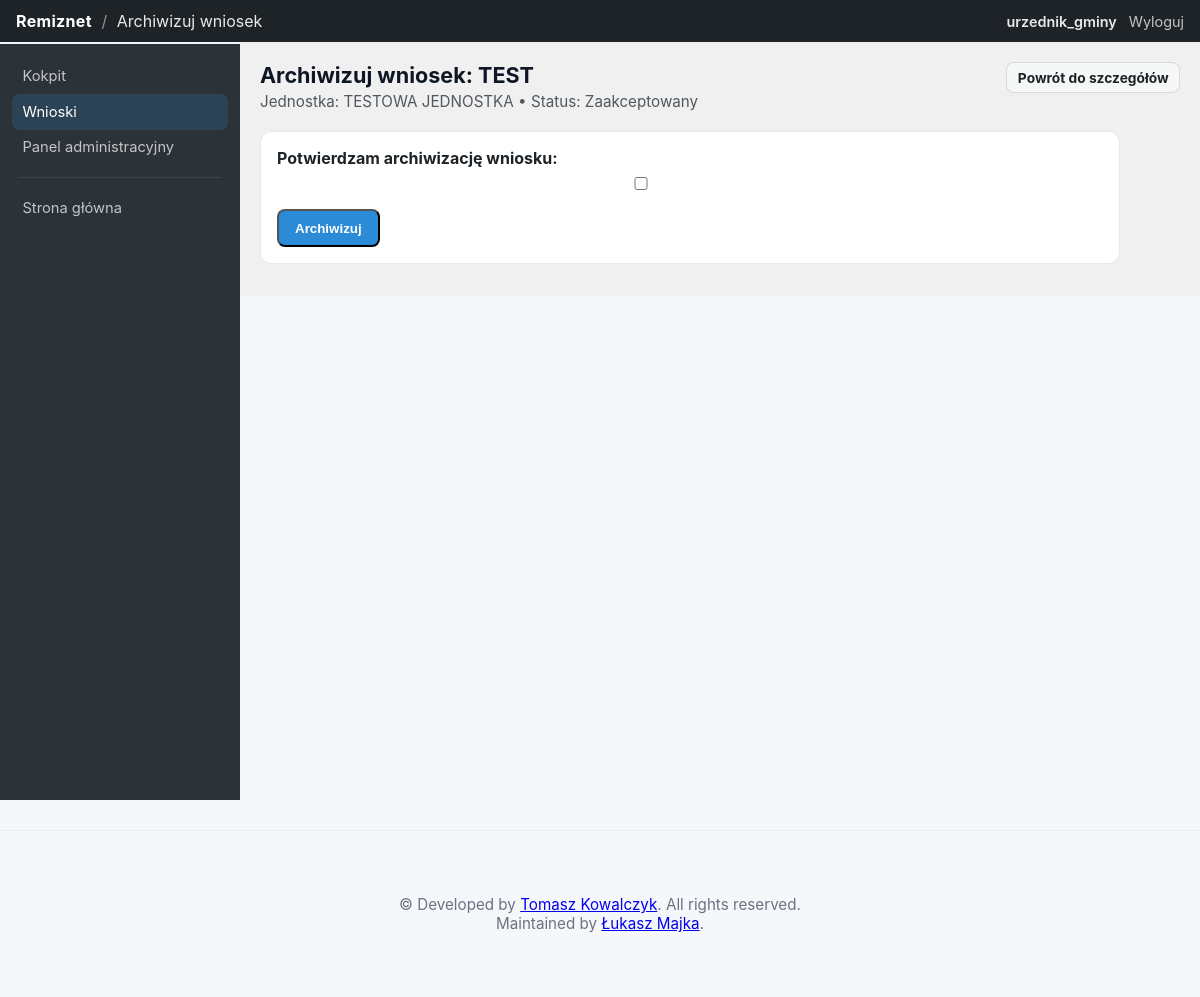
/osp/requests/1/archive/ (signed in), run on the app's committed database.
### osp/models.py (models this page shows, shortened)
class Request(models.Model):
    STATUS_DRAFT = 'DRAFT'
    STATUS_SUBMITTED = 'SUBMITTED'
    STATUS_ACCEPTED = 'ACCEPTED'
    STATUS_REJECTED = 'REJECTED'
    STATUS_ARCHIVED = 'ARCHIVED'
    STATUS_CHOICES = [
        (STATUS_DRAFT, 'Roboczy'),
        (STATUS_SUBMITTED, 'Złożony'),
        (STATUS_ACCEPTED, 'Zaakceptowany'),
        (STATUS_REJECTED, 'Odrzucony'),
        (STATUS_ARCHIVED, 'Zarchiwizowany'),
    ]
    unit = models.ForeignKey(Unit, on_delete=models.CASCADE, related_name='requests')
    created_by = models.ForeignKey(User, on_delete=models.SET_NULL, null=True, blank=True)
    title = models.CharField(max_length=250)
    description = models.TextField()
    status = models.CharField(max_length=20, choices=STATUS_CHOICES, default=STATUS_DRAFT)
    created_at = models.DateTimeField(auto_now_add=True)
    updated_at = models.DateTimeField(auto_now=True)
    signed_by = models.ForeignKey(User, on_delete=models.SET_NULL, null=True, blank=True, related_name='signed_requests')
    signed_at = models.DateTimeField(null=True, blank=True)
    archived_by = models.ForeignKey(User, on_delete=models.SET_NULL, null=True, blank=True, related_name='archived_requests')
    archived_at = models.DateTimeField(null=True, blank=True)
    equipment_resources = models.ManyToManyField('Equipment', blank=True, related_name='requests')
    personnel_resources = models.ManyToManyField('PersonnelResource', blank=True, related_name='requests')

class Unit(models.Model):
    name = models.CharField(max_length=200)
    address = models.CharField(max_length=300, blank=True)
    created_at = models.DateTimeField(auto_now_add=True)
    president = models.ForeignKey(User, on_delete=models.SET_NULL, null=True, blank=True, related_name='presided_units')
    def __str__(self):
        return self.name

### osp/views.py (the view)
# urls.py: path('requests/<int:pk>/archive/', views.request_archive, name='request_archive'),
@login_required
def request_archive(request, pk):
    req = get_object_or_404(Request, pk=pk)
    if not is_official(request.user):
        return HttpResponseForbidden('Tylko urzędnik może archiwizować wniosek')
    if req.status not in [Request.STATUS_ACCEPTED, Request.STATUS_REJECTED]:
        return HttpResponseBadRequest('Archiwizować można tylko wniosek po decyzji')
    if not req.signed_by:
        return HttpResponseBadRequest('Wniosek musi zostać podpisany przed archiwizacją')
    if req.archived_at:
        return redirect('osp:request_detail', pk=pk)
    if request.method == 'POST':
        form = ArchiveRequestForm(request.POST)
        if form.is_valid():
            req.status = Request.STATUS_ARCHIVED
            req.archived_by = request.user
            req.archived_at = timezone.now()
            req.save(update_fields=['status', 'archived_by', 'archived_at', 'updated_at'])
            log_sis_event(
                unit=req.unit,
                actor=request.user,
                event_type=SisAuditLog.EVENT_REQUEST_FLOW,
                message=f'Wniosek {req.pk} został zarchiwizowany.',
                req=req,
            )
            return redirect('osp:request_detail', pk=pk)
    else:
        form = ArchiveRequestForm()
    return render(request, 'osp/request_sign.html', {'form': form, 'request_obj': req, 'archive_mode': True})

### osp/forms.py
class ArchiveRequestForm(forms.Form):
    confirm = forms.BooleanField(label="Potwierdzam archiwizację wniosku", required=True)

### osp/views.py (called while the page is built)
def is_official(user):
    return (
        user.is_authenticated
        and user.groups.filter(name__in=['Urzędnik gminy', 'official']).exists()
    )

### osp/templates/osp/request_sign.html (shortened to what this page needs)
{% extends 'osp/base.html' %}
{% block content %}
  <div class="wp-admin">
    <header class="wp-topbar">
      <div class="wp-topbar-left">
        <div class="wp-brand">Remiznet</div>
        <span class="wp-sep">/</span>
        <span class="wp-area">{% if archive_mode %}Archiwizuj wniosek{% else %}Podpisz wniosek{% endif %}</span>
      </div>
      <div class="wp-topbar-right">
        <span class="wp-user">{{ request.user.username }}</span>
        <a class="wp-topbar-link" href="{% url 'osp:logout' %}">Wyloguj</a>
      </div>
    </header>
    <div class="wp-layout">
      <aside class="wp-sidebar" aria-label="Nawigacja">
        <a class="wp-menu-item" href="{% url 'osp:panel' %}">Kokpit</a>
        <a class="wp-menu-item is-active" href="{% url 'osp:request_list' %}">Wnioski</a>
        <a class="wp-menu-item" href="/admin/">Panel administracyjny</a>
        <div class="wp-menu-sep"></div>
        <a class="wp-menu-item" href="/">Strona główna</a>
      </aside>
      <section class="wp-content">
        <div class="wp-page-head">
          <div>
            <h2 class="wp-title">{% if archive_mode %}Archiwizuj wniosek{% else %}Podpisz wniosek{% endif %}: {{ request_obj.title }}</h2>
            <p class="wp-subtitle">Jednostka: {{ request_obj.unit }} • Status: {{ request_obj.get_status_display }}</p>
          </div>
          <div class="wp-actions">
            <a class="wp-btn" href="{% url 'osp:request_detail' request_obj.pk %}">Powrót do szczegółów</a>
          </div>
        </div>
        <section class="wp-card wp-form-card">
          <form method="post" class="wp-form">
            {{ form.as_p }}
            <div class="wp-form-actions">
              <button class="btn btn-primary" type="submit">{% if archive_mode %}Archiwizuj{% else %}Podpisz{% endif %}</button>
            </div>
          </form>
        </section>
      </section>
    </div>
  </div>
{% endblock %}

### static/osp/css/style.css (style rules this page uses)
:root { --bg:#f6f7fb; --header:#1f3a57; --accent:#2b8bd6; --accent-dark:#246aa8; --muted:#6b7280; --card:#ffffff; }
* { box-sizing:border-box }
body { font-family: Inter, "Segoe UI", Roboto, Arial, sans-serif; background:var(--bg); color:#0f1724; margin:0; -webkit-font-smoothing:antialiased; }
.btn { display:inline-block;padding:0.6rem 1rem;border-radius:8px;text-decoration:none;font-weight:600 }
.btn-primary { background:var(--accent);color:#fff }
form { max-width:720px;margin:0 }
input,textarea,select { width:100%;padding:0.6rem;border-radius:6px;border:1px solid #e6e9ef }
button, .btn { cursor:pointer }
:root { --lp-primary: #0F2338; --lp-primary-light: #00A8AA; --lp-accent: #CC2630; --lp-text: #0F2338; }
.wp-admin { margin: -2rem 0 0; min-height: calc(100vh - 2rem); }
.wp-topbar { position: sticky; top: 0; z-index: 20; background: #1d2327; color: #c3c4c7; padding: .7rem 1rem; display: flex; align-items: center; justify-content: space-between; gap: 1rem; }
.wp-topbar-left { display: inline-flex; align-items: center; gap: .6rem; min-width: 0; }
.wp-brand { color: #fff; font-weight: 700; letter-spacing: .02em; }
.wp-sep { opacity: .7; }
.wp-area { color: #fff; opacity: .9; white-space: nowrap; overflow: hidden; text-overflow: ellipsis; }
.wp-topbar-right { display: inline-flex; align-items: center; gap: .75rem; }
.wp-user { color: #fff; opacity: .9; font-weight: 600; font-size: .9rem; }
.wp-topbar-link { color: #c3c4c7; text-decoration: none; font-size: .9rem; }
.wp-layout { min-height: calc(100vh - 44px); }
.wp-sidebar { background: #2c3338; color: #c3c4c7; padding: .9rem .75rem; position: fixed; top: 44px; left: 0; width: 240px; height: calc(100vh - 44px); z-index: 30; overflow-y: auto; }
.wp-menu-item { display: flex; align-items: center; justify-content: space-between; gap: .75rem; padding: .55rem .65rem; border-radius: 8px; color: #c3c4c7; text-decoration: none; font-size: .92rem; }
.wp-menu-item.is-active { background: rgba(43, 139, 214, 0.18); color: #fff; }
.wp-menu-sep { height: 1px; margin: .75rem .4rem; background: rgba(255, 255, 255, 0.08); }
.wp-content { background: #f0f0f1; padding: 1.25rem 1.25rem 2rem; margin-left: 240px; }
.wp-page-head { display: flex; align-items: flex-start; justify-content: space-between; gap: 1.25rem; margin-bottom: 1.25rem; }
.wp-title { margin: 0; font-size: 1.35rem; }
.wp-subtitle { margin: .25rem 0 0; color: #50575e; font-size: .95rem; }
.wp-card { background: #fff; border: 1px solid rgba(0,0,0,0.08); border-radius: 12px; padding: 1rem; }
.wp-form-card { max-width: 860px; }
.wp-form p { margin: 0 0 .95rem; }
.wp-form label { display: block; margin-bottom: .35rem; font-weight: 700; color: #1d2327; }
.wp-form input, .wp-form textarea, .wp-form select { width: 100%; padding: .65rem .75rem; border: 1px solid rgba(0,0,0,0.15); border-radius: 8px; background: #fff; }
.wp-form-actions { display: flex; gap: .65rem; margin-top: .4rem; }
.wp-btn { display: inline-flex; align-items: center; justify-content: center; padding: .4rem .65rem; border-radius: 8px; border: 1px solid rgba(0,0,0,0.12); background: #f6f7f7; color: #1d2327; text-decoration: none; font-weight: 700; font-size: .86rem; }

### data on the page
Request: title "TEST", unit "TESTOWA JEDNOSTKA", status "Zaakceptowany"

### other printed values
{{ request.user.username }} "urzednik_gminy"
